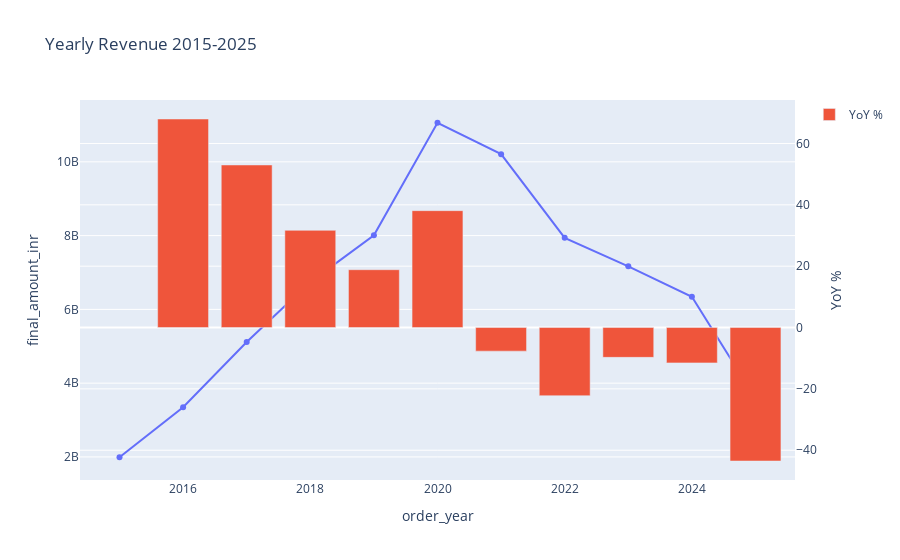

Write notebook code for a chart like this one.
### Markdown cell above
Question 1

Create a comprehensive revenue trend analysis showing yearly revenue growth from 2015-2025. Include percentage growth rates, trend lines, and highlight key growth periods with annotations.

### Code cell
import pandas as pd
import plotly.express as px

yearly = df.groupby('order_year', as_index=False)['final_amount_inr'].sum()
yearly['YoY_pct'] = yearly['final_amount_inr'].pct_change()*100
fig = px.line(yearly, x='order_year', y='final_amount_inr', markers=True, title='Yearly Revenue 2015-2025')
fig.add_bar(x=yearly['order_year'], y=yearly['YoY_pct'], yaxis='y2', name='YoY %')
fig.update_layout(yaxis2=dict(overlaying='y', side='right', title='YoY %'))
fig.show()

### Figure 1 — Plotly figure (JSON) as saved in the notebook; plotly's stock layout.template omitted (floating-point values rounded to 4 significant figures)
{"data": [{"hovertemplate": "order_year=%{x}<br>final_amount_inr=%{y}<extra></extra>", "legendgroup": "", "line": {"color": "#636efa", "dash": "solid"}, "marker": {"symbol": "circle"}, "mode": "lines+markers", "name": "", "orientation": "v", "showlegend": false, "type": "scatter", "x": [2015, 2016, 2017, 2018, 2019, 2020, 2021, 2022, 2023, 2024, 2025], "xaxis": "x", "y": [1991000000.0, 3345000000.0, 5117000000.0, 6739000000.0, 8009000000.0, 11060000000.0, 10210000000.0, 7940000000.0, 7168000000.0, 6341000000.0, 3582000000.0], "yaxis": "y"}, {"name": "YoY %", "type": "bar", "x": [2015, 2016, 2017, 2018, 2019, 2020, 2021, 2022, 2023, 2024, 2025], "y": [NaN, 67.98, 52.99, 31.69, 18.85, 38.1, -7.696, -22.22, -9.726, -11.53, -43.51], "yaxis": "y2"}], "layout": {"legend": {"tracegroupgap": 0}, "title": {"text": "Yearly Revenue 2015-2025"}, "xaxis": {"anchor": "y", "domain": [0, 1], "title": {"text": "order_year"}}, "yaxis": {"anchor": "x", "domain": [0, 1], "title": {"text": "final_amount_inr"}}, "yaxis2": {"overlaying": "y", "side": "right", "title": {"text": "YoY %"}}}}
